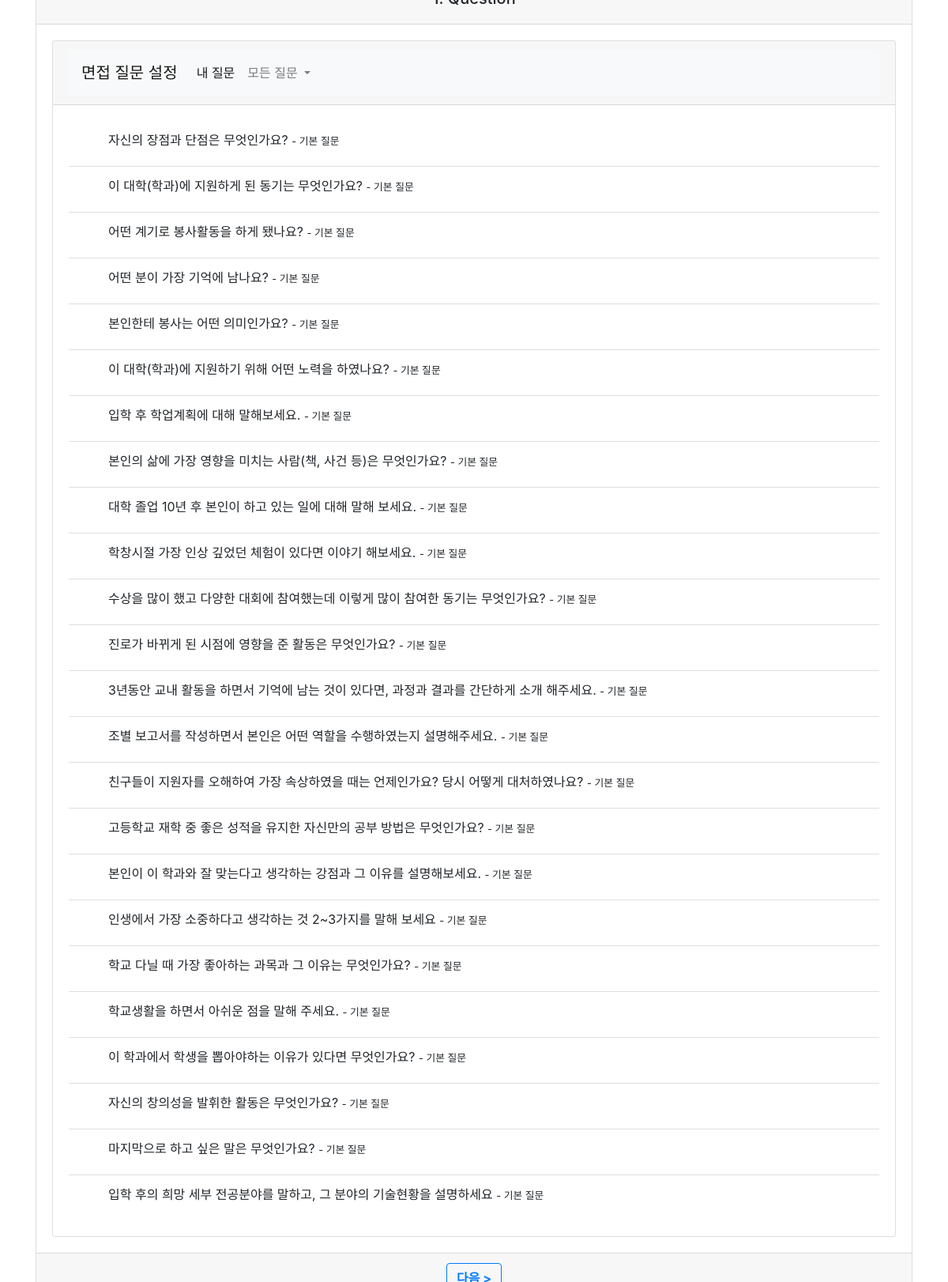
Page /website/student/interview/0 on the committed database.
### website/models.py (models this page shows, shortened)
class Question(models.Model):
    id = models.AutoField(
        primary_key=True,
        unique=True,
        editable=False,
        verbose_name='pk'
    )
    question = models.CharField(max_length=100, null=True, blank=True, verbose_name='질문')
    department = models.IntegerField(null=True, blank=True, verbose_name='학과') # 0 : 공통질문

### website/views.py (the view)
# urls.py: path('student/interview/<int:department>',views.inter_startPart,name='interviewStartPart'),
def inter_startPart(request,department):
    question= Question.objects.filter(department=department)
    myQuestion = StudentQuestion.objects.filter(student__userID=request.session.get('user')).filter(question__department=department)
    if myQuestion.exists():
        for i in myQuestion:
            question = question.exclude(id=i.question.id)
    return render(request, 'inter_start.html', {'question': question})

### website/templates/inter_start.html (shortened to what this page needs)
{% load static %}
<!DOCTYPE html>
<html>
<head>
    <link rel="stylesheet" href="https://stackpath.bootstrapcdn.com/bootstrap/4.4.1/css/bootstrap.min.css">
    <link rel="stylesheet" href="{% static 'css/inter_setting.css' %}" type="text/css">
</head>
<body>
    <div id="card" class="container">
        <div class="card text-center">
            <div class="card-header">
                <h5>1. Question</h5>
            </div>
            <div class="card-body">
                <div class="card">
                    <div class="card-header">
                        <nav class="navbar navbar-expand-lg navbar-light bg-light">
                            <a class="navbar-brand" href="{% url 'website:interviewStart' %}">면접 질문 설정</a>
                            <div class="collapse navbar-collapse" id="navbarSupportedContent">
                                <ul class="navbar-nav mr-auto">
                                    <li class="nav-item active">
                                        <a class="nav-link" href="{% url 'website:interviewStart' %}">내 질문</a>
                                    </li>
                                    <li class="nav-item dropdown">
                                        <a class="nav-link dropdown-toggle" href="#" id="navbarDropdown" role="button" data-toggle="dropdown" aria-haspopup="true" aria-expanded="false">
                                            모든 질문
                                        </a>
                                    </li>
                                </ul>
                            </div>
                        </nav>
                    </div>
                    <div class="card-body">
                        <ul class="list-group list-group-flush">
                            {% if question %}
                            {% for questionList in question %}
                            <li class="list-group-item d-flex justify-content-between align-items-center">
                                <div>
                                    <label for="nonstar_{{questionList.id}}">
                                    {{questionList.question}}
                                        {% if questionList.department == 0 %}
                                        <small> - 기본 질문</small>
                                        {% elif questionList.department == 1 %}
                                        <small> - 컴퓨터 학과 질문</small>
                                        {% elif questionList.department == 2 %}
                                        <small> - 경영학과 질문</small>
                                        {% elif questionList.department == 3 %}
                                        <small> - 국어국문학과 질문</small>
                                        {% elif questionList.department == 4 %}
                                        <small> - 생명공학과 질문</small></label>
                                    {% endif %}
                                </div>
                            </li>
                            {% endfor %}
                            {% endif %}
                        </ul>
                    </div>
                </div>
            </div>
            <div class="card-footer text-muted">
                <a href="{% url 'website:interviewSetting' %}" type="submit" class="btn btn-outline-primary"><Strong> 다음 > </Strong></a>
            </div>
        </div>
    </div>
</body>
</html>

### website/static/css/inter_setting.css (style rules this page uses)
input[type=checkbox] + label { display: inline-block; cursor: pointer; line-height: 22px; padding-left: 30px; background: url('https://www.flaticon.com/svg/static/icons/svg/2107/2107992.svg') left/22px no-repeat; }
#card { position:absolute; top:50%; left:50%; transform:translate(-50%, -50%) }

### rows in the picture
Question: question "자신의 장점과 단점은 무엇인가요?", department "- 기본 질문"
Question: question "이 대학(학과)에 지원하게 된 동기는 무엇인가요?", department "- 기본 질문"
Question: question "어떤 계기로 봉사활동을 하게 됐나요?", department "- 기본 질문"
Question: question "어떤 분이 가장 기억에 남나요?", department "- 기본 질문"
Question: question "본인한테 봉사는 어떤 의미인가요?", department "- 기본 질문"
Question: question "이 대학(학과)에 지원하기 위해 어떤 노력을 하였나요?", department "- 기본 질문"
Question: question "입학 후 학업계획에 대해 말해보세요.", department "- 기본 질문"
Question: question "본인의 삶에 가장 영향을 미치는 사람(책, 사건 등)은 무엇인가요?", department "- 기본 질문"
Question: question "대학 졸업 10년 후 본인이 하고 있는 일에 대해 말해 보세요.", department "- 기본 질문"
Question: question "학창시절 가장 인상 깊었던 체험이 있다면 이야기 해보세요.", department "- 기본 질문"
Question: question "수상을 많이 했고 다양한 대회에 참여했는데 이렇게 많이 참여한 동기는 무엇인가요?", department "- 기본 질문"
Question: question "진로가 바뀌게 된 시점에 영향을 준 활동은 무엇인가요?", department "- 기본 질문"
Question: question "3년동안 교내 활동을 하면서 기억에 남는 것이 있다면, 과정과 결과를 간단하게 소개 해주세요.", department "- 기본 질문"
Question: question "조별 보고서를 작성하면서 본인은 어떤 역할을 수행하였는지 설명해주세요.", department "- 기본 질문"
Question: question "친구들이 지원자를 오해하여 가장 속상하였을 때는 언제인가요? 당시 어떻게 대처하였나요?", department "- 기본 질문"
Question: question "고등학교 재학 중 좋은 성적을 유지한 자신만의 공부 방법은 무엇인가요?", department "- 기본 질문"
Question: question "본인이 이 학과와 잘 맞는다고 생각하는 강점과 그 이유를 설명해보세요.", department "- 기본 질문"
Question: question "인생에서 가장 소중하다고 생각하는 것 2~3가지를 말해 보세요", department "- 기본 질문"
Question: question "학교 다닐 때 가장 좋아하는 과목과 그 이유는 무엇인가요?", department "- 기본 질문"
Question: question "학교생활을 하면서 아쉬운 점을 말해 주세요.", department "- 기본 질문"
Question: question "이 학과에서 학생을 뽑아야하는 이유가 있다면 무엇인가요?", department "- 기본 질문"
Question: question "자신의 창의성을 발휘한 활동은 무엇인가요?", department "- 기본 질문"
Question: question "마지막으로 하고 싶은 말은 무엇인가요?", department "- 기본 질문"
Question: question "입학 후의 희망 세부 전공분야를 말하고, 그 분야의 기술현황을 설명하세요", department "- 기본 질문"
